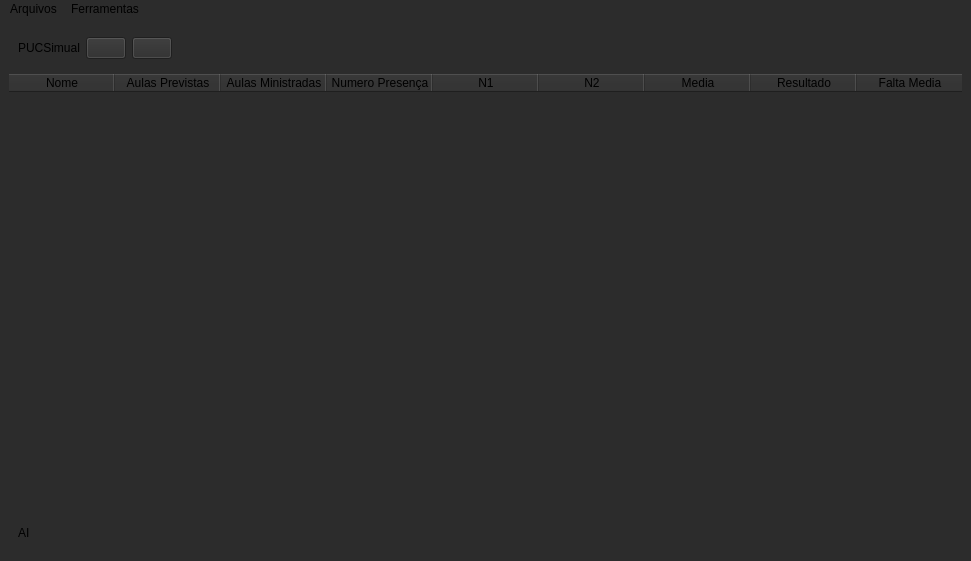
<?xml version="1.0" encoding="UTF-8"?>
<ui version="4.0">
 <class>_windows_</class>
 <widget class="QMainWindow" name="_windows_">
  <property name="geometry">
   <rect>
    <x>0</x>
    <y>0</y>
    <width>971</width>
    <height>561</height>
   </rect>
  </property>
  <property name="sizePolicy">
   <sizepolicy hsizetype="Preferred" vsizetype="Preferred">
    <horstretch>0</horstretch>
    <verstretch>0</verstretch>
   </sizepolicy>
  </property>
  <property name="windowTitle">
   <string>PUC Simulador</string>
  </property>
  <property name="styleSheet">
   <string notr="true">background-color: rgb(44, 44, 44);</string>
  </property>
  <property name="tabShape">
   <enum>QTabWidget::TabShape::Rounded</enum>
  </property>
  <widget class="QWidget" name="centralwidget">
   <layout class="QVBoxLayout" name="verticalLayout">
    <item alignment="Qt::AlignmentFlag::AlignLeft">
     <widget class="QFrame" name="frame">
      <property name="frameShape">
       <enum>QFrame::Shape::NoFrame</enum>
      </property>
      <property name="frameShadow">
       <enum>QFrame::Shadow::Raised</enum>
      </property>
      <layout class="QHBoxLayout" name="horizontalLayout">
       <item>
        <widget class="QLabel" name="label_2">
         <property name="text">
          <string>PUCSimual</string>
         </property>
        </widget>
       </item>
       <item>
        <widget class="QPushButton" name="btn_add">
         <property name="text">
          <string/>
         </property>
         <property name="iconSize">
          <size>
           <width>36</width>
           <height>36</height>
          </size>
         </property>
        </widget>
       </item>
       <item>
        <widget class="QPushButton" name="btn_remover">
         <property name="text">
          <string/>
         </property>
        </widget>
       </item>
      </layout>
     </widget>
    </item>
    <item>
     <widget class="QTableWidget" name="tableWidget">
      <property name="sizePolicy">
       <sizepolicy hsizetype="Expanding" vsizetype="Expanding">
        <horstretch>0</horstretch>
        <verstretch>0</verstretch>
       </sizepolicy>
      </property>
      <property name="styleSheet">
       <string notr="true">QTableWidget {
background-color: rgb(44, 44, 44);
}
</string>
      </property>
      <property name="frameShape">
       <enum>QFrame::Shape::NoFrame</enum>
      </property>
      <property name="lineWidth">
       <number>0</number>
      </property>
      <property name="horizontalScrollBarPolicy">
       <enum>Qt::ScrollBarPolicy::ScrollBarAlwaysOff</enum>
      </property>
      <property name="tabKeyNavigation">
       <bool>true</bool>
      </property>
      <property name="selectionMode">
       <enum>QAbstractItemView::SelectionMode::MultiSelection</enum>
      </property>
      <property name="gridStyle">
       <enum>Qt::PenStyle::NoPen</enum>
      </property>
      <property name="cornerButtonEnabled">
       <bool>false</bool>
      </property>
      <property name="rowCount">
       <number>0</number>
      </property>
      <attribute name="horizontalHeaderCascadingSectionResizes">
       <bool>false</bool>
      </attribute>
      <attribute name="horizontalHeaderDefaultSectionSize">
       <number>106</number>
      </attribute>
      <attribute name="verticalHeaderVisible">
       <bool>true</bool>
      </attribute>
      <column>
       <property name="text">
        <string>Nome</string>
       </property>
      </column>
      <column>
       <property name="text">
        <string>Aulas Previstas</string>
       </property>
      </column>
      <column>
       <property name="text">
        <string>Aulas Ministradas</string>
       </property>
      </column>
      <column>
       <property name="text">
        <string>Numero Presença</string>
       </property>
      </column>
      <column>
       <property name="text">
        <string>N1</string>
       </property>
      </column>
      <column>
       <property name="text">
        <string>N2</string>
       </property>
      </column>
      <column>
       <property name="text">
        <string>Media</string>
       </property>
      </column>
      <column>
       <property name="text">
        <string>Resultado</string>
       </property>
      </column>
      <column>
       <property name="text">
        <string>Falta Media</string>
       </property>
      </column>
     </widget>
    </item>
    <item alignment="Qt::AlignmentFlag::AlignLeft|Qt::AlignmentFlag::AlignVCenter">
     <widget class="QFrame" name="frame_2">
      <property name="frameShape">
       <enum>QFrame::Shape::NoFrame</enum>
      </property>
      <property name="frameShadow">
       <enum>QFrame::Shadow::Raised</enum>
      </property>
      <layout class="QHBoxLayout" name="horizontalLayout_2">
       <item>
        <widget class="QLabel" name="label">
         <property name="text">
          <string>AI</string>
         </property>
        </widget>
       </item>
       <item>
        <widget class="QLineEdit" name="lineEdit">
         <property name="styleSheet">
          <string notr="true">border-radius : 40px;</string>
         </property>
        </widget>
       </item>
       <item>
        <spacer name="horizontalSpacer">
         <property name="orientation">
          <enum>Qt::Orientation::Horizontal</enum>
         </property>
         <property name="sizeType">
          <enum>QSizePolicy::Policy::Maximum</enum>
         </property>
         <property name="sizeHint" stdset="0">
          <size>
           <width>700</width>
           <height>20</height>
          </size>
         </property>
        </spacer>
       </item>
       <item alignment="Qt::AlignmentFlag::AlignLeft">
        <widget class="QLabel" name="label_3">
         <property name="text">
          <string/>
         </property>
         <property name="textFormat">
          <enum>Qt::TextFormat::RichText</enum>
         </property>
         <property name="alignment">
          <set>Qt::AlignmentFlag::AlignRight|Qt::AlignmentFlag::AlignTrailing|Qt::AlignmentFlag::AlignVCenter</set>
         </property>
        </widget>
       </item>
      </layout>
     </widget>
    </item>
   </layout>
  </widget>
  <widget class="QMenuBar" name="menuBar">
   <property name="geometry">
    <rect>
     <x>0</x>
     <y>0</y>
     <width>971</width>
     <height>20</height>
    </rect>
   </property>
   <widget class="QMenu" name="menuArquivos">
    <property name="title">
     <string>Arquivos</string>
    </property>
    <addaction name="actionNovo"/>
    <addaction name="actionAbrir"/>
    <addaction name="actionSalvar"/>
    <addaction name="actionSalvar_como"/>
   </widget>
   <widget class="QMenu" name="menuFerramentas">
    <property name="title">
     <string>Ferramentas</string>
    </property>
    <addaction name="actionopcoes"/>
   </widget>
   <addaction name="menuArquivos"/>
   <addaction name="menuFerramentas"/>
  </widget>
  <action name="actionAbrir">
   <property name="text">
    <string>Abrir</string>
   </property>
  </action>
  <action name="actionNovo">
   <property name="text">
    <string>Novo</string>
   </property>
  </action>
  <action name="actionSalvar">
   <property name="text">
    <string>Salvar</string>
   </property>
  </action>
  <action name="actionSalvar_como">
   <property name="text">
    <string>Salvar como</string>
   </property>
  </action>
  <action name="actionExportar">
   <property name="text">
    <string>Exportar</string>
   </property>
  </action>
  <action name="actionopcoes">
   <property name="text">
    <string>opções</string>
   </property>
  </action>
 </widget>
 <resources/>
 <connections/>
</ui>
